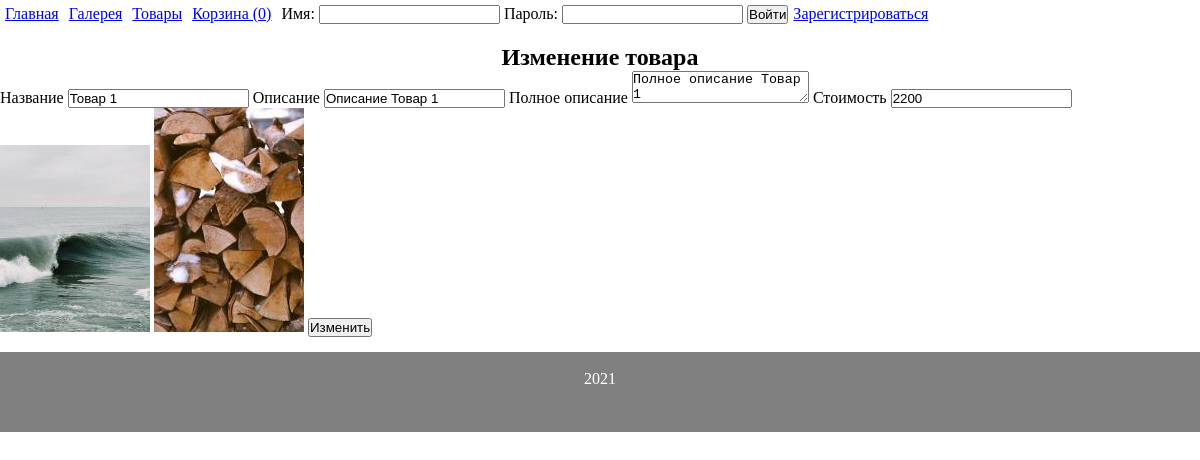
Screenshot of /edit-item/1 with the database file from the repository.
### tables this page shows
CREATE TABLE `products` (
  `id` int(11) NOT NULL,
  `name` mediumtext NOT NULL,
  `description` mediumtext NOT NULL,
  `more_description` text NOT NULL,
  `price` int(11) NOT NULL,
  `likes` int(1) NOT NULL DEFAULT '0'
);

CREATE TABLE `pictures` (
  `id` int(11) NOT NULL,
  `id_products` int(11) NOT NULL,
  `image` mediumtext NOT NULL,
  `size` int(11) NOT NULL
);

### engine/db_connections.php (called while the page is built, shortened)
<?php
function getConnect() {
    static $db = null;
    if (is_null($db)) {
        $db = @mysqli_connect(DB_HOST . ':' . DB_PORT, DB_USERNAME, DB_PASSWORD, DB_DATABASE) or die("Ошибка " . mysqli_connect_error());
    }
    return $db;
}
function getDBRequest($request) {
    $res = @mysqli_query(getConnect(), $request) or die(mysqli_error(getConnect()));
    if ($res === true) {
        $row = true;
    } else if (isset($res->num_rows)) {
        $row = mysqli_fetch_all($res, MYSQLI_ASSOC);
    } else {
        $row = false;
    }
    return $row;
}

### models/products.php (called while the page is built, shortened)
<?php
function getOneItem($action, $id=null, $vars = null) {
    switch ($action) {
        case 'read':
            return getDBRequest("SELECT * FROM products WHERE id={$id}")[0];
    }
}
function getPicturesByProdId($id) {
    return getDBRequest("SELECT * FROM pictures WHERE id_products = '{$id}'");
}

### engine/controller.php (called while the page is built, shortened)
<?php
function prepareVariables($url_array) {
    if ($url_array['main_page'] == "") {
        $params['page'] = 'index';
    } else {
        $params['page'] = $url_array['main_page'];
    }
    $params['countP'] = countInBasket(session_id());
    $params['username'] = hasUser($_SESSION['username'])['username'];
    $params['layout'] = 'app';
    switch ($params['page']) {
        case 'edit-item':
            $params['page'] = implode('/', ['catalog', $url_array['main_page']]);
            if (isset($url_array['id'])) {
                $params['item'] = getOneItem('read', $url_array['id']);
                $params['feedbacks'] = getFeedbacksById($url_array['id']);
                $params['pics'] = getPicturesByProdId($url_array['id']);
            }
            break;
    }
    return $params;
}

### templates/catalog/edit-item.php (the view, shortened to what this page needs)
<div class="titlePage">
<?php if (isset($item['id'])):?>
    <h2>Изменение товара</h2>
<?php else:?>
    <h2>Добавление товара</h2>
<?php endif;?>
</div>
<div>
    <form action="" method="post" enctype="multipart/form-data">
        <label for="name">Название</label>
        <input type="text" name="name" value='<?php if(isset($item)) echo $item["name"]?>' required>
        <label for="description">Описание</label>
        <input type="text" name="description" value='<?php if(isset($item)) echo $item["description"]?>' required>
        <label for="price">Полное описание</label>
        <textarea rows="2" maxlength="100000" name="more_description"><?php if(isset($item)) echo $item["more_description"]?></textarea>
        <label for="price">Стоимость</label>
        <input type="text" name="price" value='<?php if(isset($item)) echo $item["price"]?>'required>
        <br>
        <?php if (isset($item['id'])):?>
            <?php if (!empty($pics)):?>
            <?php foreach ($pics as $pic):?>
                <img src="/img/products/tmb/<?=$pic['image']?>">
            <?php endforeach;?>
            <?php endif;?>
        <?php endif;?>
        <button type="submit">
            <?php if (isset($item['id'])):?>
                Изменить
                <?php else:?>
                Добавить
            <?php endif;?>
        </button>
    </form>
</div>

### public/css/main.css (style rules this page uses)
* { margin: 0; padding: 0; }
body { display: -webkit-box; display: -ms-flexbox; display: flex; -webkit-box-orient: vertical; -webkit-box-direction: normal; -ms-flex-direction: column; flex-direction: column; }
h1, h2, footer { margin-top: 15px; }
.titlePage { text-align: center; }
form { margin: 0 auto; }

### rows the page displays
products: name "Товар 1", description "Описание Товар 1", more_description "Полное описание Товар 1", price "2200"
pictures: image (picture)
pictures: image (picture)

### other values shown
$key['title'] "Главная"
$key['title'] "Галерея"
$key['title'] "Товары"
$key['title'] "Корзина ( 0 )"
